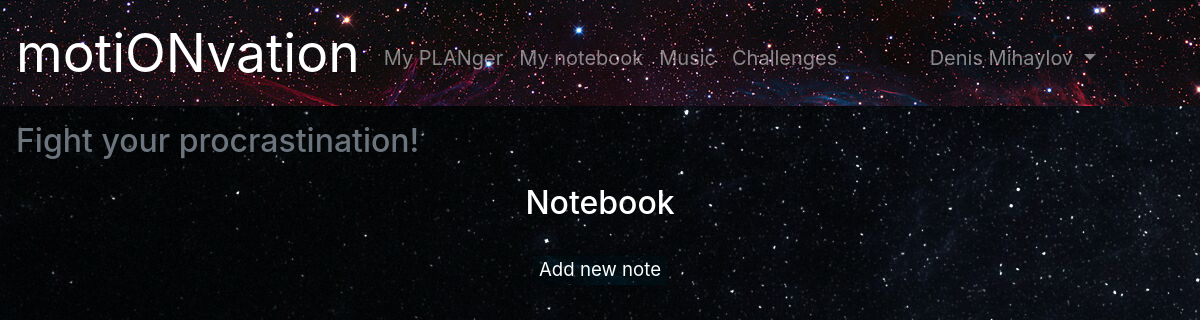
Page /mynotes (signed in) on the earlier database version.
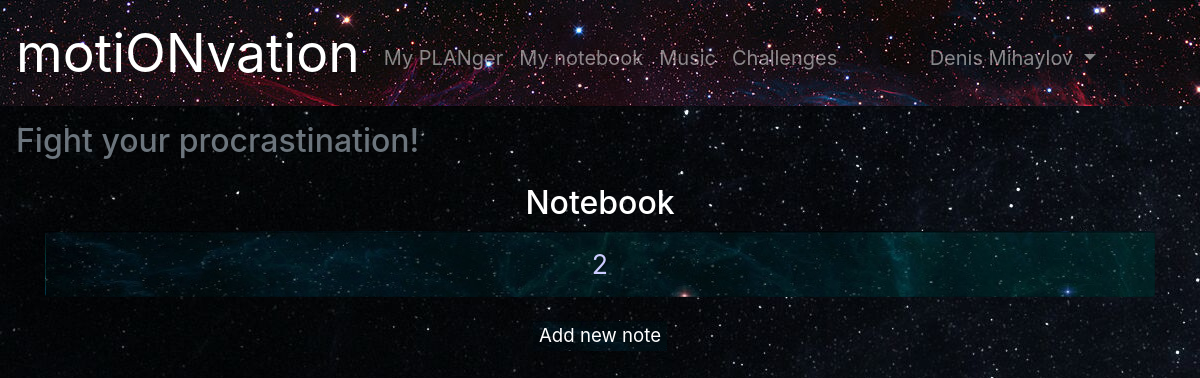
Same page on the later database version.
### motionvation/data/models/notes.py (models this page shows)
class Note(SqlAlchemyBase, SerializerMixin):
    __tablename__ = 'notes'
    id = Column(Integer, primary_key=True, autoincrement=True)
    title = Column(String)
    user_id = Column(Integer, ForeignKey('users.id'))
    text = Column(String)
    user = orm.relation('User')

### motionvation/application.py (the view)
@app.route('/mynotes')
@login_required
def notes():
    db = db_session.create_session()
    notes = db.query(Note).filter(Note.user == current_user).all().copy()
    return render_template('notes.html', notes=notes, useracc=(current_user.name + ' ' + current_user.surname),
                           title='Notes')

### motionvation/application.py (called while the page is built)
@login_manager.user_loader
def load_user(user_id):
    db = db_session.create_session()
    return db.query(User).get(user_id)

### motionvation/data/db_session.py (called while the page is built)
def create_session() -> orm.Session:
    global __factory
    return __factory()

### motionvation/templates/notes.html
{% extends 'base.html' %}
{% block content %}
    <main class='text-center'>
        <h2>Notebook</h2>
        <div class="container">
        <ul class="list-group">
            {% for note in notes %}
            <a href="mynotes/{{ note.id }}"  class="note-manual"><li class="list-group-item list-group-flush list-group-color transform-two">{{ note.title }}</li></a>
            {% endfor %}
        </ul>
        <br>
        <button class="button-note"><a href="/add_note" class="button-note-text">Add new note</a></button>
        </div>
    </main>
{% endblock %}

Differences in the rows shown:
added Note: title "2"
